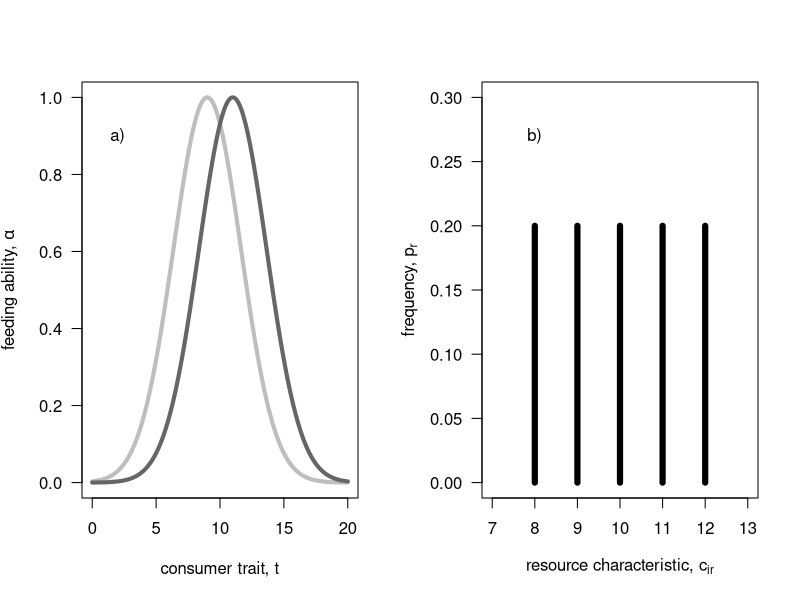
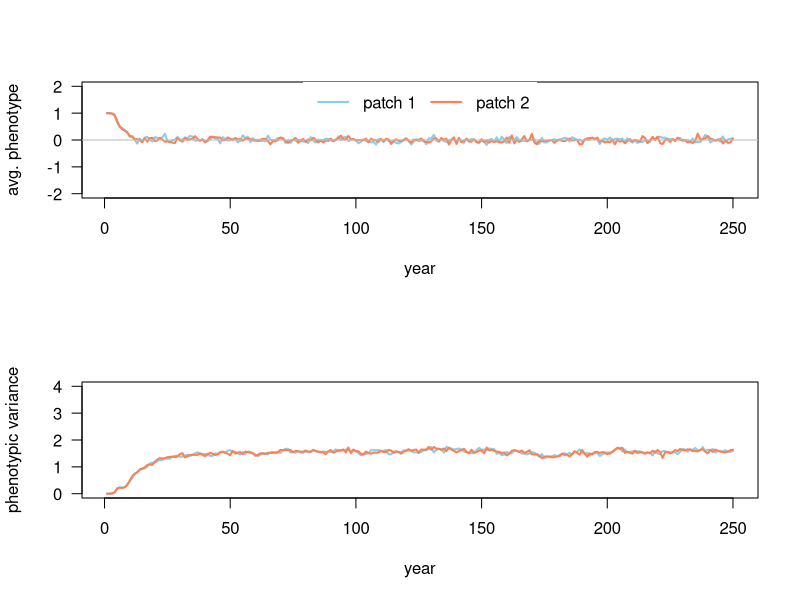

Here is the R script that generated these plots, in order: (Note: a time limit stopped this script after it produced the figures.)

rm(list=ls())
# plot resource distribution            ----
par(mfrow=c(1,2))
z <- seq(0,20,0.01); omega<-7
plot( x=z, y=exp(- (z-9)^2 / (2 * omega)), lwd=4, col="gray", las=1, ylim=c(0,1), xlab="consumer trait, t", ylab=expression(paste("feeding ability, ",alpha)), type="l")
lines(x=z, y=exp(- (z-11)^2 / (2 * omega)), lwd=4, col="gray40")
text(x=2, y=0.9*1, "a)")

ct <- 8:12
plot(x=ct, y=rep.int(0.2, 5), las=1, ylab=expression(paste("frequency, ", p[r])), xlab=expression(paste("resource characteristic, ", c[i][,][r])), type="h", lwd=6, xlim=c(7,13), ylim=c(0,0.3))
text(x=8, y=0.30*0.9, "b)")

par(mfrow=c(1,1))

# define simulation function            ----
resourceCompetition <- function(resProp, resFreq, popSize, resGen=1, mutProb=0.001, mutVar=0.1, years=200, iniPmean=5, iniPvar=0.05, dispProb=0.5){

  # initialize population ......................................
  pop           <- matrix(NA, ncol=3, nrow=sum(popSize))
  colnames(pop) <- c("patch", "pheno", "fec")
  
  pop[,1] <- c(rep.int(1,popSize[1]), rep.int(2, popSize[2]))
  pop[,2] <- rnorm(n=sum(popSize), mean=iniPmean, sd=0.05)
  
  stats         <- NULL
  
  for(t in 1:years){
    
    # compute fecundity proxy ----
    # compute alpha - patch 1 ............................................................
    patch1    <- pop[pop[,1]==1,]
    alphaSum1 <- NULL
    alpha1    <- NULL
    for(r in 1:ncol(resProp)){ # r<-1 # loop through each resource
      
      rp <- resProp[1,r]                                 # resource property 
      
      alpha     <- exp(-(patch1[,2]-rp)^2/ (2*resGen[1,1]) )  # compute all alphas
      alpha1    <- cbind(alpha1, alpha)                  # store all alphas
      alphaSum1 <- c(alphaSum1, sum(alpha) )             # store the sum over all alphas
      
    }
    
    # fec - patch 1 ............................................................
    for(i in 1:nrow(patch1)){
      
      fec <- 0
      for(r in 1:ncol(resProp)){ # r<-1; i<-1
        
        pi  <- resFreq[1,r]
        fec <- fec + pi * (alpha1[i,r]/alphaSum1[r])
        
      }
      patch1[i,3] <- fec
      
    }
    
    # alpha - patch 2 ............................................................
    patch2    <- pop[pop[,1]==2,]
    alphaSum2 <- NULL
    alpha2    <- NULL
    for(r in 1:ncol(resProp)){ # r<-1
      
      alpha     <- exp(-(patch2[,2]-resProp[2,r])^2/ (2*resGen[2,1]) )
      alpha2    <- cbind(alpha2, alpha)
      alphaSum2 <- c(alphaSum2, sum(alpha) )
      
    }
    
    # fec - patch 2 ............................................................
    for(i in 1:nrow(patch2)){
      
      fec <- 0
      for(r in 1:ncol(resProp)){ # r<-1; i<-1
        
        fec <- fec + resFreq[2,r]*alpha2[i,r]/alphaSum2[r]
        
      }
      patch2[i,3] <- fec
      
    }
    
    # create next generation  ----
    patch1new     <- patch1[sample(size=popSize[1], x=1:nrow(patch1),prob=patch1[,3], replace=T),]
    patch1new[,3] <- NA
    
    patch2new     <- patch2[sample(size=popSize[2], x=1:nrow(patch2),prob=patch2[,3], replace=T),]
    patch2new[,3] <- NA
    
    pop <- rbind(patch1new, patch2new)
    
    # mutate new generation   ----
    for(i in 1:nrow(pop)){
      
      if(runif(n=1, min=0, max=1)<=mutProb){
        
        pop[i,2] <- pop[i,2] + rnorm(n=1, mean=0, sd=mutVar)
        # print("mutation!")
        
      }
    }
    
    # dispersal               ----
    dispInds <- runif(n=nrow(pop))<dispProb
    dispInds <- which(dispInds==TRUE)
    if(length(dispInds)>=1){
      for(i in 1:length(dispInds)){
        if(pop[dispInds[i],1]==1){
          pop[dispInds[i],1] <- 2
        } else {
          pop[dispInds[i],1] <- 1
        }
      }
    }
    
    # extract stats           ----
    patch1    <- pop[pop[,1]==1,]
    patch2    <- pop[pop[,1]==2,]
    
    stats <- rbind( stats, c(t, mean(patch1[,2]), var(patch1[,2]), mean(patch2[,2]), var(patch2[,2]))) 
    
  }
  
  # return output stats .............................................
  colnames(stats) <- c("year", "mean1", "var1", "mean2", "var2")
  return(stats)
  
}

# first test run                        ----
resFreqMatrix <- matrix(rep.int(0.2,5), nrow=2, ncol=5, byrow = TRUE); row.names(resFreqMatrix)<-c("patch1", "patch2")
resPropMatrix <- matrix(-2:2, nrow=2, ncol=5, byrow = TRUE)          ; row.names(resPropMatrix)<-c("patch1", "patch2")

data <- resourceCompetition(resProp=resPropMatrix, resFreq=resFreqMatrix, popSize=c(300, 300), resGen=matrix(c(0.5,0.5),ncol=1, nrow=2), mutProb=0.005, mutVar=0.5, years=250, iniPmean=1)

par(mfrow=c(2,1))
plot( x=data[,1], y=data[,2], lwd=2, col="skyblue", type="l", ylim=c(-2,2), las=1, xlab="year", ylab="avg. phenotype")
lines(x=data[,1], y=data[,4], lwd=2, col="coral"); abline(h=0, col="gray", lty=1)
legend("top", legend=c("patch 1", "patch 2"), lwd=2, lty=1, col=c("skyblue", "coral"), box.col="transparent", horiz=TRUE)

plot( x=data[,1], y=data[,3], lwd=2, col="skyblue", type="l", ylim=c(0,4), las=1, xlab="year", ylab="phenotypic variance")
lines(x=data[,1], y=data[,5], lwd=2, col="coral")
par(mfrow=c(1,1))

# explore parameters with replicates    ----
propVal    <- c(0.25, 0.4, 0.50, 0.55, 0.6, 0.7, 1.00)
propVar <- NULL
for(i in 1:length(propVal)){ # i<-1
  propVar    <- c(propVar, sum(((-2:2)*propVal[i]-0)^2)/5 )
}

dataP_mean <- NULL
dataP_sd   <- NULL
for(p in 1:length(propVal)){
  dataR_mean <- NULL
  dataR_sd   <- NULL
  for(r in 1:2){ 
    data       <- resourceCompetition(resProp=resPropMatrix*propVal[p], 
                                      resFreq=resFreqMatrix, 
                                      resGen=matrix(c(0.5,0.5),ncol=1, nrow=2), 
                                      mutProb=0.005, mutVar=0.5, 
                                      popSize=c(1000, 1000), 
                                      years=250, iniPmean=1)[250, ,drop=F]
    dataR_mean <- c( dataR_mean, mean(c(data[,2], data[,4])) )
    dataR_sd   <- c( dataR_sd  , mean(c(data[,3], data[,5])) )
  }
  dataP_mean <- rbind(dataP_mean, c(propVar[p], mean(dataR_mean), max(dataR_mean), min(dataR_mean)))
  dataP_sd   <- rbind(dataP_sd  , c(propVar[p], mean(dataR_sd)  , max(dataR_sd)  , min(dataR_sd)))
  print(p)
  
}
colnames(dataP_mean) <- c("resource var", "mean z", "max z"     , "min z")
colnames(dataP_sd)   <- c("resource var", "mean z", "max var(z)", "min var(z)")

# plot  .......................
par(mfrow=c(2,1))
plot(x=dataP_mean[,1], y=dataP_mean[,2], lwd=2, type="o", las=1, xlab="resource variation", ylab="mean phenotype", ylim=c(-1,1), xlim=c(0,max(dataP_sd[,1])))
lines(x=dataP_mean[,1], y=dataP_mean[,3], lwd=2, col="gray")
lines(x=dataP_mean[,1], y=dataP_mean[,4], lwd=2, col="gray")
abline(h=0, col="gray", lty=3)

plot(x=dataP_sd[,1], y=dataP_sd[,2], lwd=2, type="o", las=1, xlab="resource variation", ylab="phenotypic variance", ylim=c(0,2), xlim=c(0,max(dataP_sd[,1])))
lines(x=dataP_sd[,1], y=dataP_sd[,3], lwd=2, col="gray")
lines(x=dataP_sd[,1], y=dataP_sd[,4], lwd=2, col="gray")
abline(v=0.5, col="dodgerblue", lwd=2, lty=3)
legend("top", legend=c("resource generalism"), lty=3, lwd=2,col="dodgerblue", box.col="transparent")
